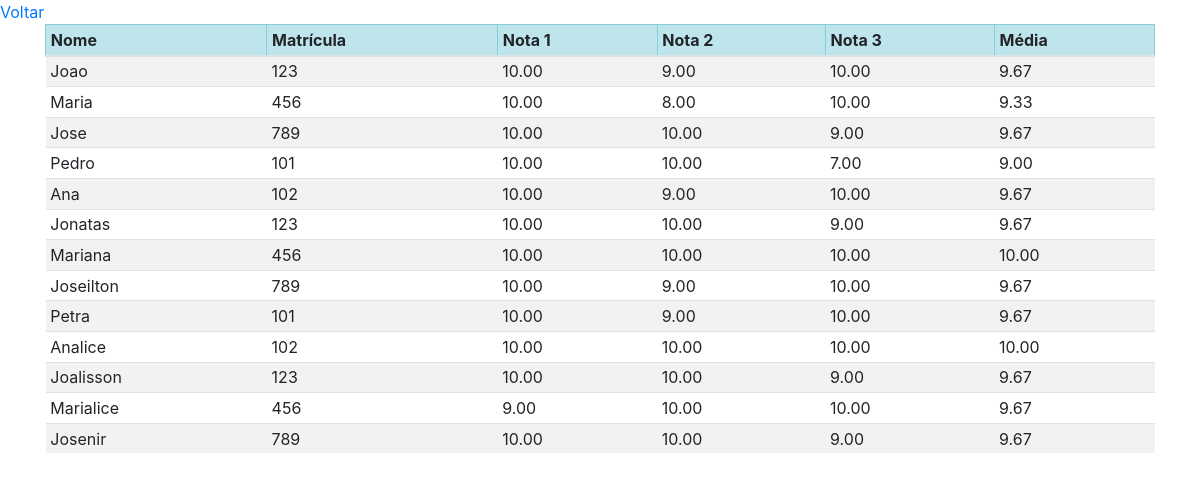
The app's page /banco/consulta.php with its own data.
### tables this page shows
create table if not exists tab_aluno (
    cod_aluno int not null auto_increment primary key,
    nome varchar(50), 
    matricula varchar(10), 
    nota1 float,
    nota2 float, 
    nota3 float);

### banco/consulta.php (the view, shortened to what this page needs)
<link rel="stylesheet" href="https://stackpath.bootstrapcdn.com/bootstrap/4.3.1/css/bootstrap.min.css"
>
<?php
$pdo = new PDO("mysql:host=localhost;dbname=aulaprogweb", "root", "");
$sql = $pdo->prepare("SELECT * FROM `tab_aluno`");
$sql->execute();
$alunos = $sql->fetchAll();
echo "<a href='index.php'>Voltar</a>";
echo "<div class='container'>";
echo "<table class='table table-striped table-sm table-hover'>";
echo "<thead class='table-bordered table-info'>";
echo "<tr>";
echo "<th>Nome</th>";
echo "<th>
Matrícula</th>";
echo "<th>Nota 1</th>";
echo "<th>Nota 2</th>";
echo "<th>Nota 3</th>";
echo "<th>Média</th>";
echo "</tr>";
echo "</thead>";
foreach ($alunos as $aluno) {
    echo "<tr>";
    echo "<td>" . $aluno['nome'] . "</td>";
    echo "<td>" . $aluno['matricula'] . "</td>";
    echo "<td>" . number_format($aluno['nota1'], 2) . "</td>";
    echo "<td>" . number_format($aluno['nota2'], 2) . "</td>";
    echo "<td>" . number_format($aluno['nota3'], 2) . "</td>";
    echo "<td>" . number_format((($aluno['nota1'] + $aluno['nota2'] + $aluno['nota3']) / 3.0), 2) . "</td>";
    echo "</tr>";
}
echo "</table>";
echo "</div>";
?>

### records on screen
tab_aluno: nome "Joao", matricula "123", nota1 "10.00", nota2 "9.00", nota3 "10.00", ($aluno['nota1'] + $aluno['nota2'] + $aluno['nota3']) / 3.0 "9.67"
tab_aluno: nome "Maria", matricula "456", nota1 "10.00", nota2 "8.00", nota3 "10.00", ($aluno['nota1'] + $aluno['nota2'] + $aluno['nota3']) / 3.0 "9.33"
tab_aluno: nome "Jose", matricula "789", nota1 "10.00", nota2 "10.00", nota3 "9.00", ($aluno['nota1'] + $aluno['nota2'] + $aluno['nota3']) / 3.0 "9.67"
tab_aluno: nome "Pedro", matricula "101", nota1 "10.00", nota2 "10.00", nota3 "7.00", ($aluno['nota1'] + $aluno['nota2'] + $aluno['nota3']) / 3.0 "9.00"
tab_aluno: nome "Ana", matricula "102", nota1 "10.00", nota2 "9.00", nota3 "10.00", ($aluno['nota1'] + $aluno['nota2'] + $aluno['nota3']) / 3.0 "9.67"
tab_aluno: nome "Jonatas", matricula "123", nota1 "10.00", nota2 "10.00", nota3 "9.00", ($aluno['nota1'] + $aluno['nota2'] + $aluno['nota3']) / 3.0 "9.67"
tab_aluno: nome "Mariana", matricula "456", nota1 "10.00", nota2 "10.00", nota3 "10.00", ($aluno['nota1'] + $aluno['nota2'] + $aluno['nota3']) / 3.0 "10.00"
tab_aluno: nome "Joseilton", matricula "789", nota1 "10.00", nota2 "9.00", nota3 "10.00", ($aluno['nota1'] + $aluno['nota2'] + $aluno['nota3']) / 3.0 "9.67"
tab_aluno: nome "Petra", matricula "101", nota1 "10.00", nota2 "9.00", nota3 "10.00", ($aluno['nota1'] + $aluno['nota2'] + $aluno['nota3']) / 3.0 "9.67"
tab_aluno: nome "Analice", matricula "102", nota1 "10.00", nota2 "10.00", nota3 "10.00", ($aluno['nota1'] + $aluno['nota2'] + $aluno['nota3']) / 3.0 "10.00"
tab_aluno: nome "Joalisson", matricula "123", nota1 "10.00", nota2 "10.00", nota3 "9.00", ($aluno['nota1'] + $aluno['nota2'] + $aluno['nota3']) / 3.0 "9.67"
tab_aluno: nome "Marialice", matricula "456", nota1 "9.00", nota2 "10.00", nota3 "10.00", ($aluno['nota1'] + $aluno['nota2'] + $aluno['nota3']) / 3.0 "9.67"
tab_aluno: nome "Josenir", matricula "789", nota1 "10.00", nota2 "10.00", nota3 "9.00", ($aluno['nota1'] + $aluno['nota2'] + $aluno['nota3']) / 3.0 "9.67"
